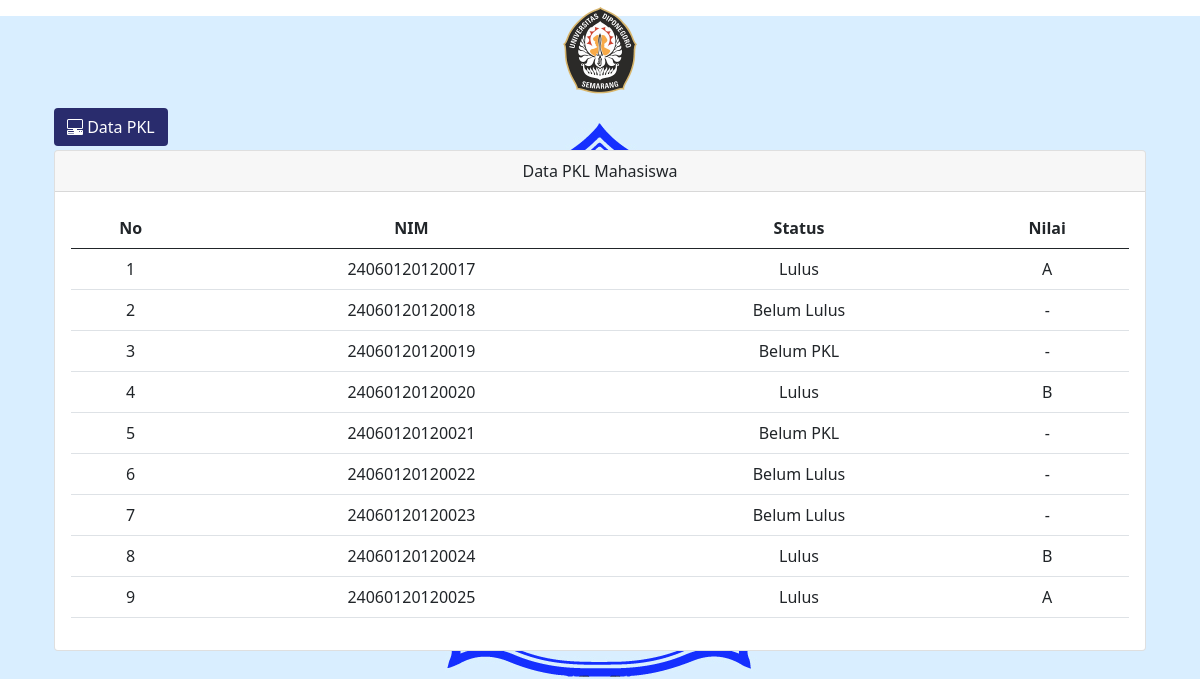
The app's page /Dosen/datapkl.php (signed in) with its own data.
### tables this page shows
CREATE TABLE `pkl` (
  `nim_mhs` varchar(20) NOT NULL,
  `status_pkl` varchar(20) NOT NULL,
  `nilai_pkl` varchar(1) NOT NULL,
  `ba_pkl` varchar(102) NOT NULL
);

### Dosen/datapkl.php (the view, shortened to what this page needs)
<?php
require '../db_connect.php';
$result = mysqli_query($koneksi, "SELECT * FROM pkl");
?>
<!DOCTYPE html>
<html lang="en">
<head>
    <link href="https://cdn.jsdelivr.net/npm/bootstrap@5.2.2/dist/css/bootstrap.min.css" rel="stylesheet">
    <link rel="stylesheet" href="https://stackpath.bootstrapcdn.com/bootstrap/5.0.0-alpha2/css/bootstrap.min.css">
</head>
<body>
    <div class="foto text-center">
        <img src="logoundip.png" alt="" class=" logo" width="100px">
    </div>
    <section class="p-1 my-container ">
        <div class="container m-p-0">
            <button class="btn my-1 font-weight-bold" id="menu-btn"> Data PKL
            </button>
            <div class="card ">
                <div class="card-header text-center font-weight-bold">Data PKL Mahasiswa</div>
                <div class="card-body">
                    <table class="table text-center">
                        <thead>
                            <tr>
                                <th scope="col">No</th>
                                <th scope="col">NIM</th>
                                <th scope="col">Status</th>
                                <th scope="col">Nilai</th>
                            </tr>
                        </thead>
                        <tbody>
                            <?php
                            $i = 1;
                            while ($row = $result->fetch_object()) {
                                echo '<tr>';
                                echo '<td>' . $i . '</td>';
                                echo '<td>' . $row->nim_mhs . '</td>';
                                echo '<td>' . $row->status_pkl . '</td>';
                                echo '<td>' . $row->nilai_pkl . '</td>';
                                echo '</tr>';
                                $i++;
                            }
                            ?>
                        </tbody>
                    </table>
                </div>
            </div>
        </div>
    </section>
</body>
</html>

### Dosen/datapkl.php (style rules this page uses)
* { margin: 0; }
body { min-height: 100vh; background-image: url('dips.jpg'); background-repeat: no-repeat; background-attachment: fixed; background-position: center; }
.my-container { transition: 0.4s; }
#menu-btn { background-color: #292C6D; color: #fff; }

### records on screen
pkl: nim_mhs "24060120120017", status_pkl "Lulus", nilai_pkl "A"
pkl: nim_mhs "24060120120018", status_pkl "Belum Lulus", nilai_pkl "-"
pkl: nim_mhs "24060120120019", status_pkl "Belum PKL", nilai_pkl "-"
pkl: nim_mhs "24060120120020", status_pkl "Lulus", nilai_pkl "B"
pkl: nim_mhs "24060120120021", status_pkl "Belum PKL", nilai_pkl "-"
pkl: nim_mhs "24060120120022", status_pkl "Belum Lulus", nilai_pkl "-"
pkl: nim_mhs "24060120120023", status_pkl "Belum Lulus", nilai_pkl "-"
pkl: nim_mhs "24060120120024", status_pkl "Lulus", nilai_pkl "B"
pkl: nim_mhs "24060120120025", status_pkl "Lulus", nilai_pkl "A"
